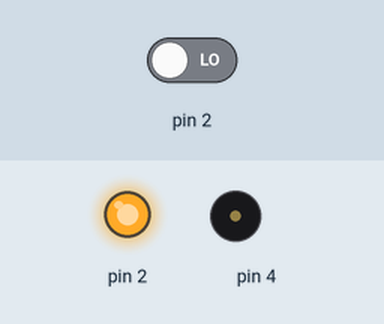
The sketch below on a simulated Arduino Uno, built with avr-gcc and run on an emulated ATmega328P. On the bench: output pins drawn as LEDs (lit = HIGH), buzzer (waves = sounding). The test bench sets the inputs (shaded band); at power-on: pin 2 LOW. What the sketch prints to the serial monitor is not drawn.

Above: at 0.55 s.
Timing chart, 0 to 3.5 s (numbered marks = the images above):
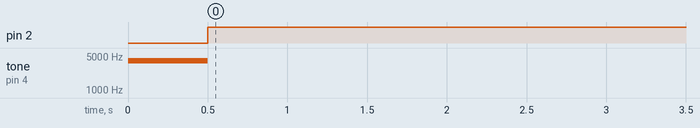

Measured:
- by itself, pin 2: LOW → HIGH at 0.50 s

The sketch:

Testing_QTI.ino
```cpp
void setup() {
  // put your setup code here, to run once:
  Serial.begin(9600);
  Serial.println("Testing QTI Sensor");

  tone(4, 4000, 500);
  delay(500);

}

void loop() {
  // put your main code here, to run repeatedly:

  //charge capacitor for 1ms
  pinMode(2, OUTPUT);
  digitalWrite(2, HIGH);
  delay(1);

  //wait 1ms and let capcitor discharge
  pinMode(2, INPUT);
  delay(1);

  //read pin 2
  byte sensor1 = digitalRead(2);

  Serial.println(sensor1);
  delay(50);
}
```
